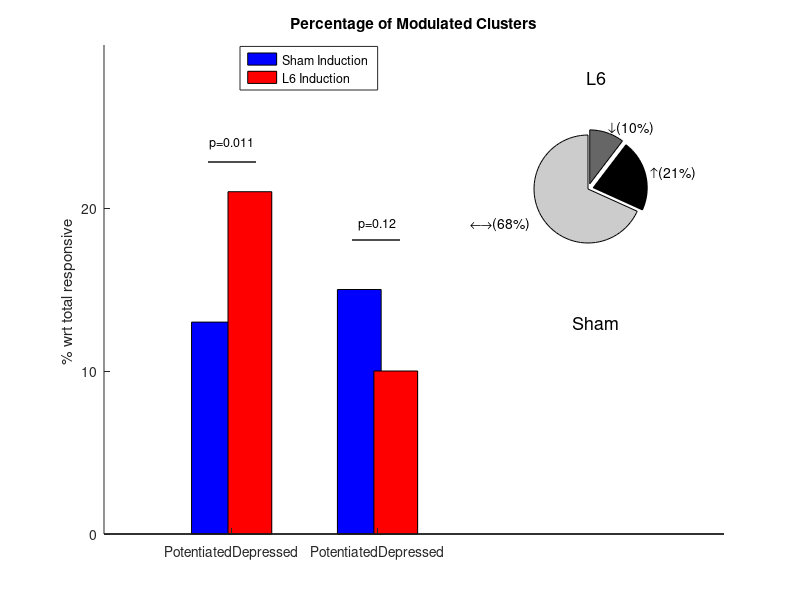

Source code (MATLAB): (Note: this script raises an error after producing the figure.)
figure

ColorPie=[0.8 0.8 0.8;0 0 0;0.4 0.4 0.4]

bar([0 4],[13 15],0.3,'FaceColor',[0 0 1])
hold on
bar([1 5],[21 10],0.3,'FaceColor',[1 0 0])
set(gca,'xTick',[0.5 4.5]);
set(gca,'xTickLabel',["Potentiated" "Depressed"])
set(gca,'YTick',[0 10 20])
ylabel("% wrt total responsive "); title ("Percentage of Modulated Clusters")
xlim([-3 14]);ylim([0 30])
text([10.5], [28],'L6','HorizontalAlignment','center','fontsize',13)
text([10.5], [13],'Sham','HorizontalAlignment','center','fontsize',13)
box off
annotation('line',[0.26 0.32],[0.73 0.73],'LineWidth',1);
text([0.5], [24],'p=0.011','HorizontalAlignment','center','fontsize',9)
annotation('line',[0.44 0.5],[0.60 0.60],'LineWidth',1);
text([4.5], [19],'p=0.12','HorizontalAlignment','center','fontsize',9)
legend('Sham Induction','L6 Induction')
set(legend,'Position',[0.3 0.85 0.05 0.05])
%insets1
axes('Position',[0.60 0.55 0.27 0.27])
labelsL6={'\leftarrow\rightarrow(68%) ','\uparrow(21%)','\downarrow(10%)'}
P1=pie([217 68 33],[0 1 1],labelsL6)
colormap(ColorPie)
P1(6).Position=[0.9 1.3 0]
P1(6).FontWeight='bold'
P1(4).Position=[1.5 0.7 0]
P1(4).FontWeight='bold'
P1(2).Position=[-0.0 -0.4 0]
hold off

box off 
%inset 2
axes('Position',[0.6 0.15 0.27 0.27])
labelsMock={'\leftarrow\rightarrow(72%) ','\uparrow(13%)','\downarrow(15%)'}
P2=pie([180 33 38],[0 1 1],labelsMock)

P2(6).Position=[0.85 1.2 0]
P2(6).FontWeight='bold'
P2(4).Position=[1.5 0.5 0]
P2(4).FontWeight='bold'
P2(2).Position=[-0.0 -0.4 0]

box off